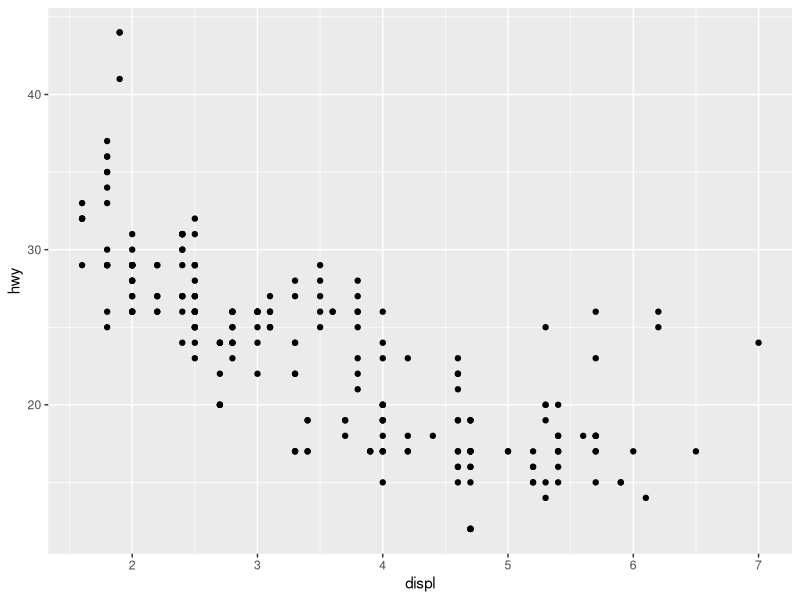
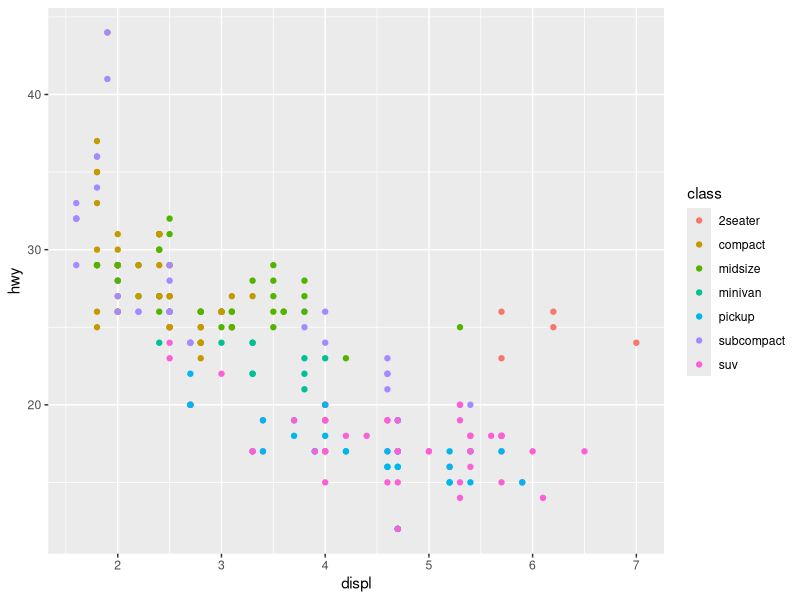
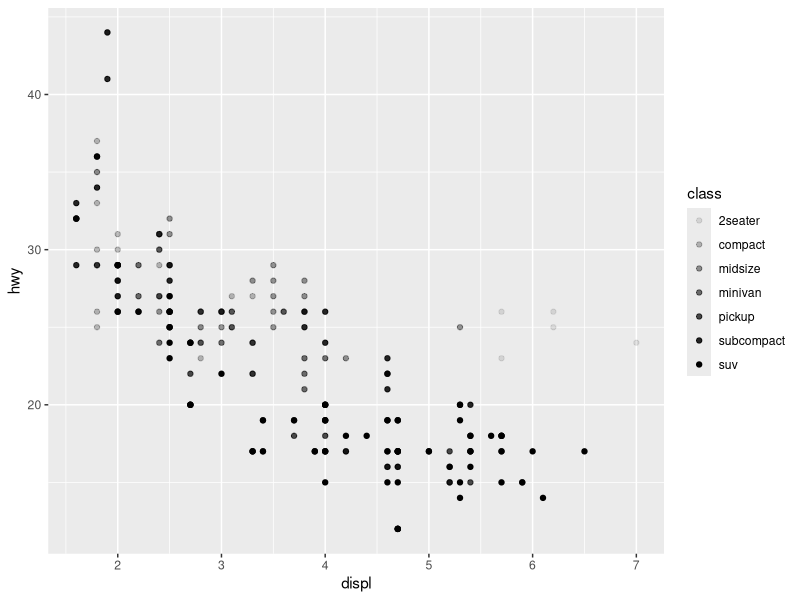
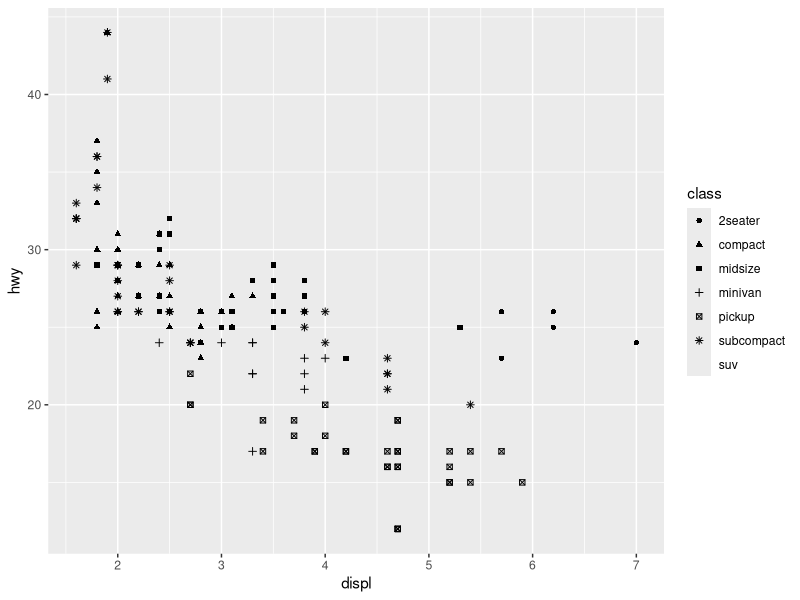
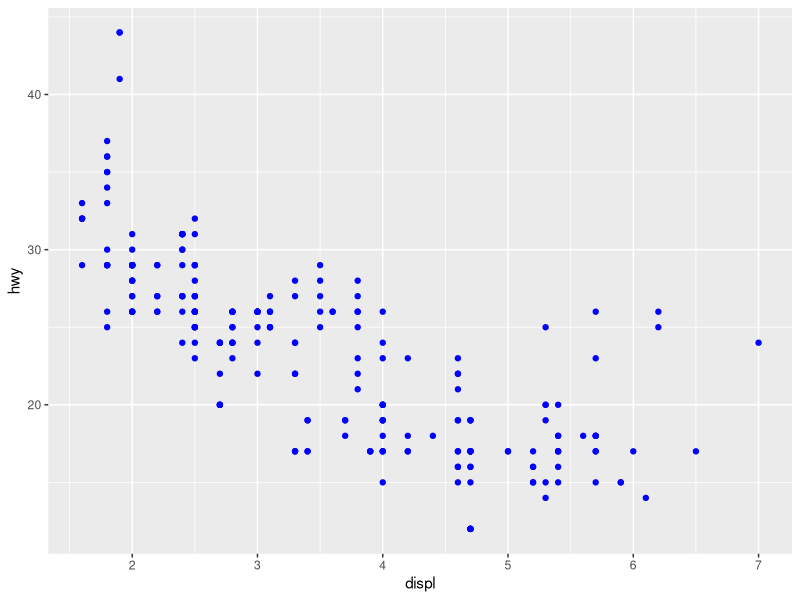
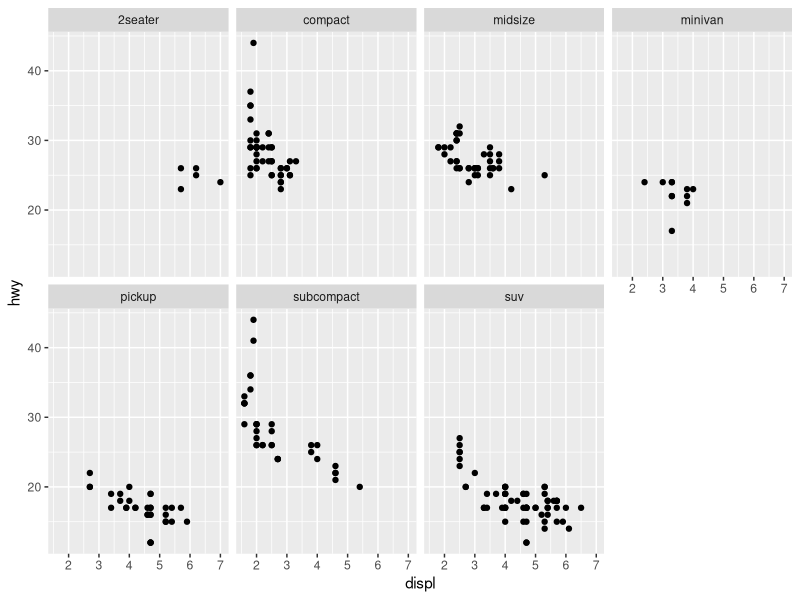
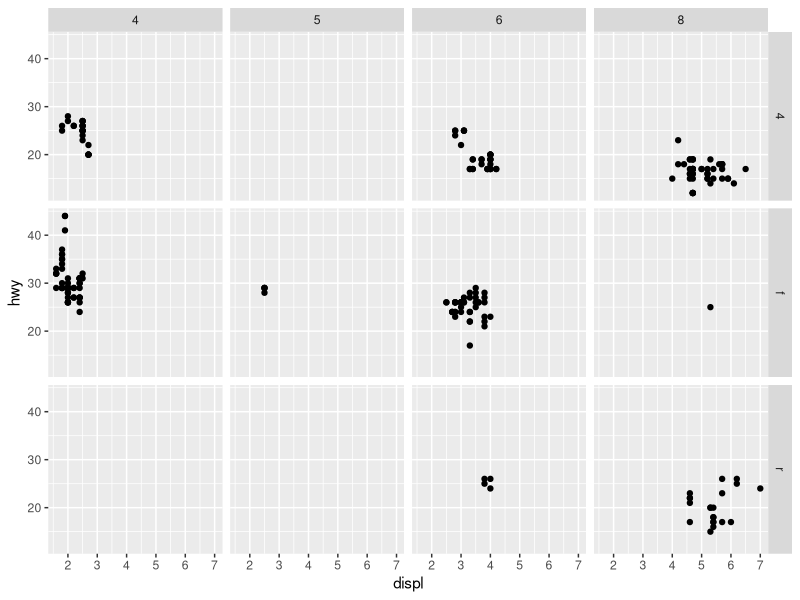
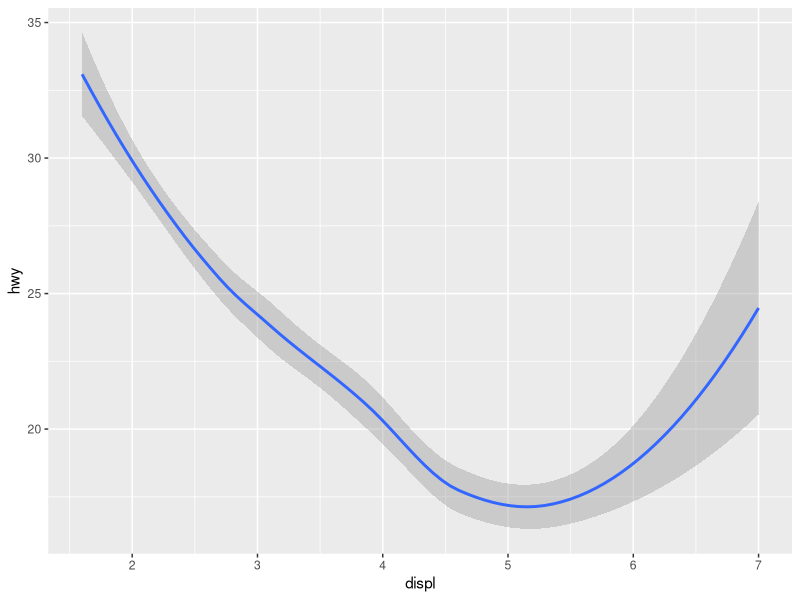

R code for these plots, in order:
# ggplot2 is one of the core members of the tidyverse
install.packages("tidyverse")
library(tidyverse)

#mpg data frame found in ggplot2
library(ggplot2)
ggplot2::mpg

# To plot mpg, run this code to put displ on the x-axis and hwy on the y-axis:
ggplot(mpg, aes(x = displ, y = hwy)) + 
  geom_point()

# map the colors of points to the class variable to reveal the class of each car
ggplot(mpg, aes(x = displ, y = hwy, color = class)) + 
  geom_point()

# alpha aesthetic controls the transparency of the points
ggplot(mpg, aes(x = displ, y = hwy, alpha = class)) + 
  geom_point()

# shape aesthetic controls the shape of the points
ggplot(mpg, aes(x = displ, y = hwy, shape = class)) + 
  geom_point()

# set the aesthetic properties of your geom manually. all points blue
ggplot(mpg, aes(x = displ, y = hwy)) + 
  geom_point(color = "blue")

# split your plot into facets (subplots) each display one subset of the data
ggplot(mpg, aes(x = displ, y = hwy)) + 
  geom_point() + 
  facet_wrap(~ class, nrow = 2)

# facet plot on the combination of two variables add facet_grid()
ggplot(mpg, aes(x = displ, y = hwy)) + 
  geom_point() + 
  facet_grid(drv ~ cyl)
    
# smooth geom, a smooth line fitted to the data
ggplot(mpg, aes(x = displ, y = hwy)) + 
  geom_smooth()

# different linetype for each unique value of the mapped variable
ggplot(mpg, aes(x = displ, y = hwy, linetype = drv)) + 
  geom_smooth()

# or color
ggplot(mpg, aes(x = displ, y = hwy, color = drv)) + 
  geom_smooth()

# display multiple geoms in the same plot
ggplot(data = mpg, aes(x = displ, y = hwy)) + 
  geom_point() + 
  geom_smooth()

# add color manually
ggplot(mpg, aes(x = displ, y = hwy)) + 
  geom_point(color ="blue") + 
  geom_smooth(color = "red")

# different color and a separate trend-line for each class
ggplot(data = mpg, aes(x = displ, y = hwy, color = class)) + 
  geom_point() + 
  geom_smooth()

# same graph without standard error 
ggplot(data = mpg, aes(x = displ, y = hwy, color = class)) + 
  geom_point() + 
  geom_smooth(se = FALSE)

# different color for each class with a single trend-line for entire dataset
ggplot(data = mpg, aes(x = displ, y = hwy)) + 
  geom_point(aes(color = class)) + 
  geom_smooth(se = FALSE)

# create a bar graph based on the class variable (categorical)
ggplot(mpg, aes(x = class)) + 
  geom_bar()
# count is a new value obtained through statistical transformation

# we can do this manually
(class_count <- dplyr::count(mpg, class))

# create a bar graph based on the hwy variable (continuous)
ggplot(mpg, aes(x = hwy)) + 
  geom_histogram()

# create a stacked bar graph based on the drv variable (categorical)
ggplot(mpg, aes(x = class, fill = drv)) + 
  geom_bar()



